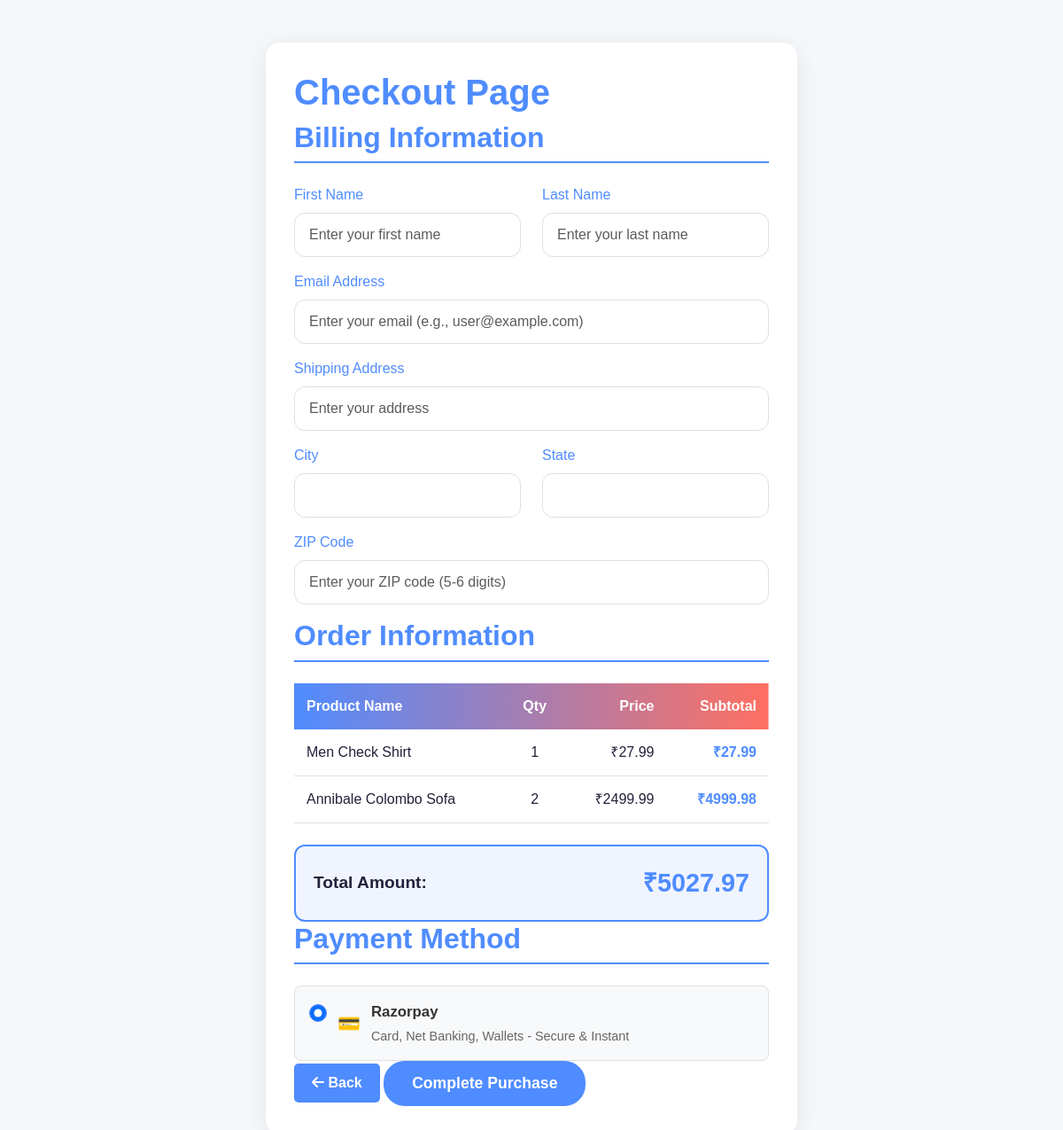
The page /checkout/checkout/ (signed in) on the database as committed earlier.
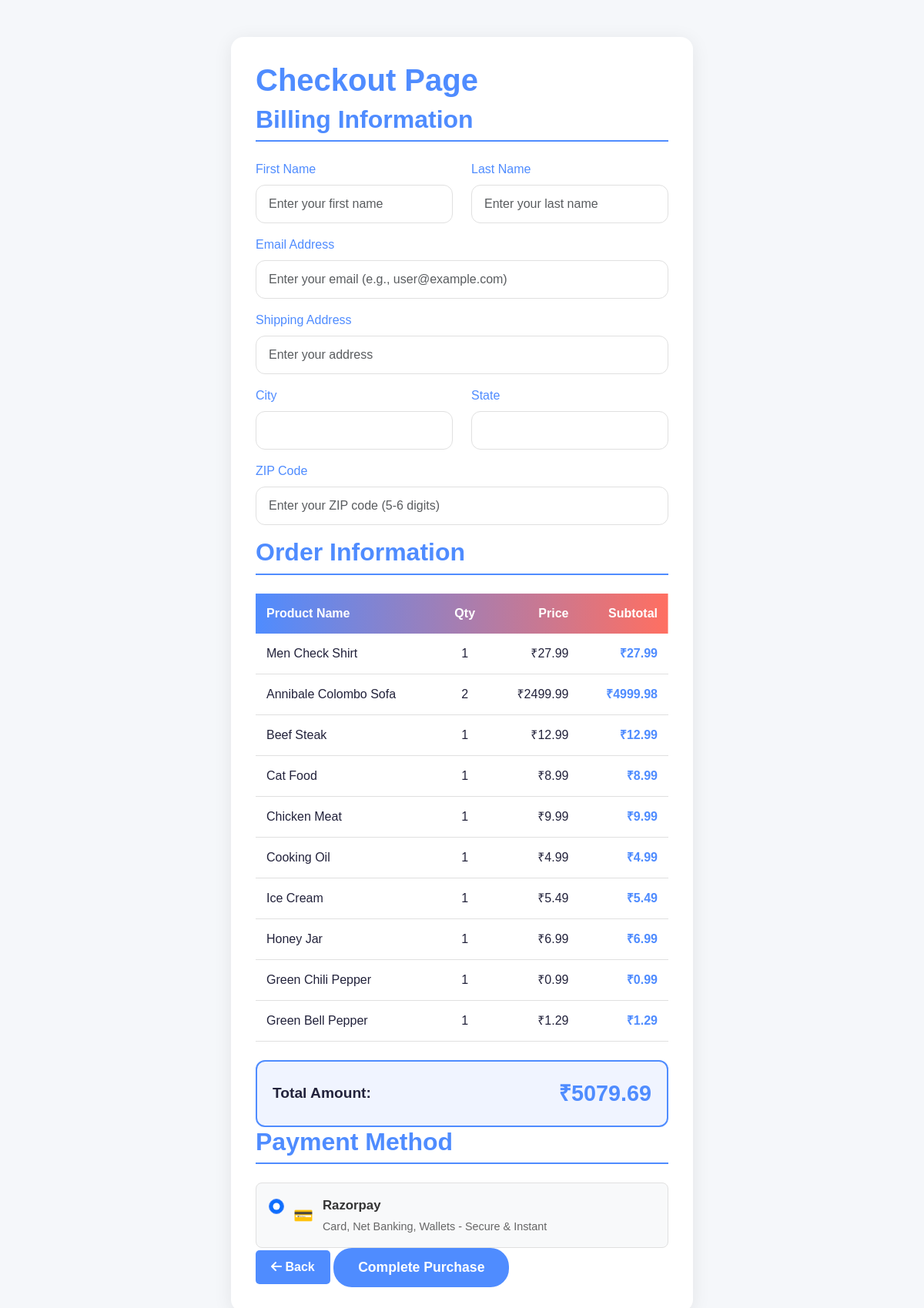
The same page on the database as committed later.
### products/models.py (models this page shows, shortened)
class CartModel(models.Model):
    user = models.ForeignKey(User, on_delete=models.CASCADE)
    product = models.ForeignKey(ProductModel, on_delete=models.CASCADE)
    quantity = models.PositiveIntegerField(default=1)
    def total_price(self):
        return self.quantity * self.product.price

class ProductModel(models.Model):
    name = models.CharField(max_length=200)
    price = models.DecimalField(max_digits=10, decimal_places=2)
    desc = models.TextField()
    image = models.ImageField(upload_to='images/', null=True, blank=True)

### checkout/views.py (the view)
# urls.py: path('checkout/', views.checkout, name='checkout'),
@csrf_exempt
@login_required(login_url='/account/login/')
def checkout(request):
    cart_items = CartModel.objects.filter(user=request.user)
    total_price = sum(item.total_price() for item in cart_items)
    if request.method == "POST":
        if not cart_items.exists():
            messages.error(request, 'Your cart is empty. Please add items before checking out.')
            return redirect('order_list')
        form = CheckoutForm(request.POST)
        if form.is_valid():
            first_name = form.cleaned_data.get('first_name')
            last_name = form.cleaned_data.get('last_name')
            email = form.cleaned_data.get('email')
            address = form.cleaned_data.get('address')
            city = form.cleaned_data.get('city')
            state = form.cleaned_data.get('state')
            zip_code = form.cleaned_data.get('zip_code')
            payment_method = form.cleaned_data.get('payment_method')
            order = Order.objects.create(
                cart=cart_items.first(),
                quantity=cart_items.count()
            )
            transaction_id = str(uuid.uuid4())
            CustomerPaymentDetails.objects.create(
                order=order,
                user=request.user,
                first_name=first_name,
                last_name=last_name,
                email=email,
                amount=total_price,
                payment_date=datetime.now(),
                transaction_id=transaction_id,
                status='Pending',
                shipping_address=address,
                zip_code=zip_code,
                city=city,
                state=state,
                payment_method=payment_method
            )
            try:
                send_mail(
                    'Order Confirmation - Your Order Has Been Received',
                    f"""Hello {first_name} {last_name},

Thank you for your order! Your order has been successfully created and is awaiting payment.

Order ID: {order.id}
Transaction ID: {transaction_id}
Total Amount: ₹{total_price}

Shipping Address:
{address}
{city}, {state} {zip_code}

Please complete your payment to finalize your order. You will receive another confirmation email once payment is successful.

Best regards,
The E-Commerce Team""",
                    settings.EMAIL_HOST_USER,
                    [email],
                    fail_silently=False,
                )
            except Exception as e:
                messages.warning(request, f'Order created but email notification failed: {str(e)}')
            amount = int(total_price * 100)
            try:
                client = razorpay.Client(
                    auth=("rzp_test_drrQ8dUerWW3jC", "pbKoVGS3BT0ykzMu9wnKE3Hr")
                )
                payment = client.order.create({
                    'amount': amount,
                    'currency': 'INR',
                    'payment_capture': '0'
                })
                request.session['razorpay_order_id'] = payment['id']
                request.session['order_id'] = order.id
                request.session['customer_email'] = email
                request.session['customer_name'] = f"{first_name} {last_name}"
                return render(request, 'payment.html', {
                    'payment': payment,
                    'amount': total_price,
                    'order_id': payment['id'],
                    'user': request.user,
                    'order': order
                })
            except Exception as e:
                messages.error(request, f'Payment gateway error: {str(e)}')
                return redirect('order_list')
            return redirect('order_success')
        else:
            for field, errors in form.errors.items():
                for error in errors:
                    messages.error(request, f'{field.replace("_", " ").title()}: {error}')
    else:
        form = CheckoutForm()
    return render(request, 'checkout.html', {
        'form': form,
        'cart_items': cart_items,
        'total_price': total_price
    })

### templates/checkout.html (shortened to what the changed rows need)
<!DOCTYPE html>
<html lang="en">
<head>
    <link href="https://cdn.jsdelivr.net/npm/bootstrap@5.3.3/dist/css/bootstrap.min.css" rel="stylesheet">
    <link rel="stylesheet" href="https://cdnjs.cloudflare.com/ajax/libs/font-awesome/6.0.0-beta3/css/all.min.css">
</head>
<body>
    <div class="checkout-container">
        <div class="checkout-header">
            <h1>Checkout Page</h1>
        </div>
        <form id="checkout-form" method="post">
            <div class="layout">
                <div class="info-section">
                    <div style="overflow-x: auto;">
                        <table style="width: 100%; border-collapse: collapse; margin-bottom: 24px;">
                            <thead>
                                <tr style="background: linear-gradient(90deg, #4f8cff 0%, #ff6f61 100%); color: #fff;">
                                    <th style="padding: 14px; text-align: left; font-weight: 600; border: none;">Product Name</th>
                                    <th style="padding: 14px; text-align: center; font-weight: 600; border: none;">Qty</th>
                                    <th style="padding: 14px; text-align: right; font-weight: 600; border: none;">Price</th>
                                    <th style="padding: 14px; text-align: right; font-weight: 600; border: none;">Subtotal</th>
                                </tr>
                            </thead>
                            <tbody>
                                {% for item in cart_items %}
                                <tr style="border-bottom: 1px solid #e0e0e0;">
                                    <td style="padding: 14px; text-align: left; color: #22223b;">{{ item.product.name }}</td>
                                    <td style="padding: 14px; text-align: center; color: #22223b; font-weight: 500;">{{ item.quantity }}</td>
                                    <td style="padding: 14px; text-align: right; color: #22223b;">₹{{ item.product.price }}</td>
                                    <td style="padding: 14px; text-align: right; color: var(--primary-color); font-weight: 600;">₹{{ item.total_price }}</td>
                                </tr>
                                {% endfor %}
                            </tbody>
                        </table>
                    </div>
                    <div style="background: #f0f4ff; border: 2px solid var(--primary-color); border-radius: 12px; padding: 20px; display: flex; justify-content: space-between; align-items: center;">
                        <span style="font-size: 1.2rem; font-weight: 600; color: #22223b;">Total Amount:</span>
                        <span style="font-size: 1.8rem; font-weight: 700; color: var(--primary-color);">₹{{ total_price }}</span>
                    </div>
                </div>
            </div>
        </form>
    </div>
</body>
</html>

Rows that differ between the two databases and show on the page:
added CartModel: product.name "Beef Steak", quantity "1", product.price "12.99", total_price "12.99"
added CartModel: product.name "Cat Food", quantity "1", product.price "8.99", total_price "8.99"
added CartModel: product.name "Chicken Meat", quantity "1", product.price "9.99", total_price "9.99"
added CartModel: product.name "Cooking Oil", quantity "1", product.price "4.99", total_price "4.99"
added CartModel: product.name "Ice Cream", quantity "1", product.price "5.49", total_price "5.49"
added CartModel: product.name "Honey Jar", quantity "1", product.price "6.99", total_price "6.99"
added CartModel: product.name "Green Chili Pepper", quantity "1", product.price "0.99", total_price "0.99"
added CartModel: product.name "Green Bell Pepper", quantity "1", product.price "1.29", total_price "1.29"
Other text that changed with them:
{{ total_price }}: "5027.97" → "5079.69"
